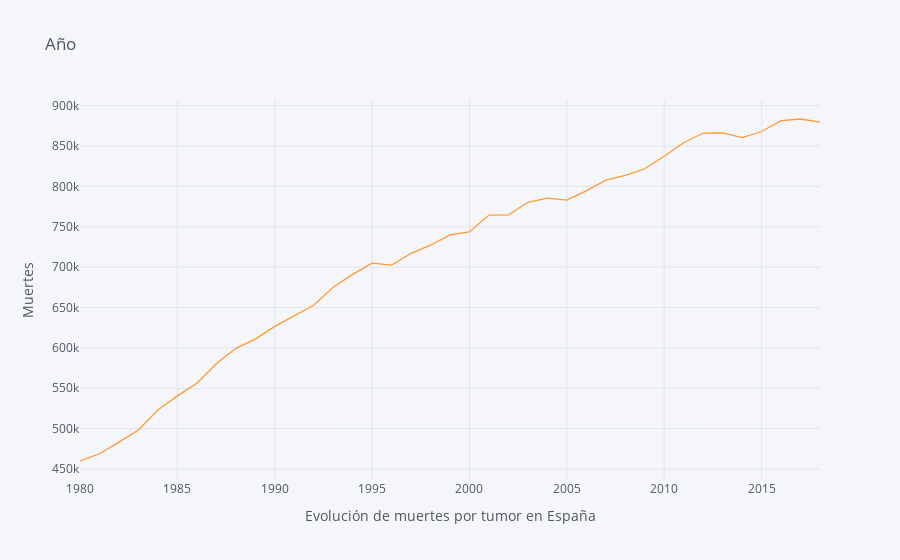

The notebook cell saved with this chart:
### Code cell
dataset_bar_tumor.iplot(kind='line',
                  x='Periodo',
                  xTitle='Evolución de muertes por tumor en España',
                  yTitle='Muertes',
                  title='Año')

### Figure 1 — Plotly figure (JSON) as saved in the notebook; plotly's stock layout.template omitted (floating-point values rounded to 4 significant figures)
{"data": [{"line": {"color": "rgba(255, 153, 51, 1.0)", "dash": "solid", "shape": "linear", "width": 1.3}, "mode": "lines", "name": "Total", "text": "", "type": "scatter", "x": [1980, 1981, 1982, 1983, 1984, 1985, 1986, 1987, 1988, 1989, 1990, 1991, 1992, 1993, 1994, 1995, 1996, 1997, 1998, 1999, 2000, 2001, 2002, 2003, 2004, 2005, 2006, 2007, 2008, 2009, 2010, 2011, 2012, 2013, 2014, 2015, 2016, 2017, 2018], "y": [459876, 468816, 483268, 498368, 523016, 540536, 556156, 580212, 599428, 610932, 626624, 639868, 652764, 675040, 691100, 704908, 702592, 717156, 727188, 740036, 743556, 764484, 764764, 780380, 785512, 783012, 794508, 807836, 813624, 821892, 837296, 854180, 866148, 866196, 860372, 868040, 881456, 883524, 879684]}], "layout": {"legend": {"bgcolor": "#F5F6F9", "font": {"color": "#4D5663"}}, "paper_bgcolor": "#F5F6F9", "plot_bgcolor": "#F5F6F9", "title": {"font": {"color": "#4D5663"}, "text": "Año"}, "xaxis": {"gridcolor": "#E1E5ED", "showgrid": true, "tickfont": {"color": "#4D5663"}, "title": {"font": {"color": "#4D5663"}, "text": "Evolución de muertes por tumor en España"}, "zerolinecolor": "#E1E5ED"}, "yaxis": {"gridcolor": "#E1E5ED", "showgrid": true, "tickfont": {"color": "#4D5663"}, "title": {"font": {"color": "#4D5663"}, "text": "Muertes"}, "zerolinecolor": "#E1E5ED"}}}
